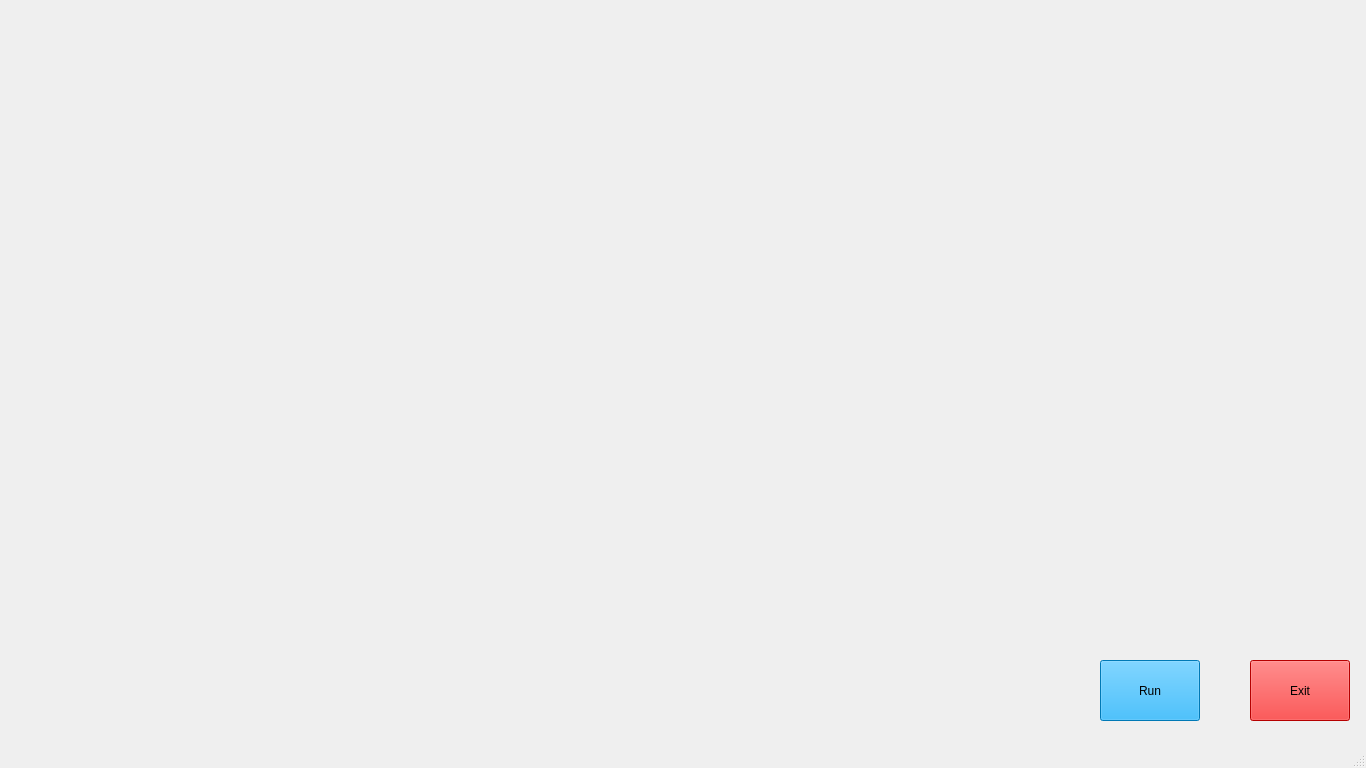
<?xml version="1.0" encoding="UTF-8"?>
<ui version="4.0">
 <class>hicuteUi</class>
 <widget class="QMainWindow" name="hicuteUi">
  <property name="windowModality">
   <enum>Qt::WindowModal</enum>
  </property>
  <property name="enabled">
   <bool>true</bool>
  </property>
  <property name="geometry">
   <rect>
    <x>0</x>
    <y>0</y>
    <width>1366</width>
    <height>768</height>
   </rect>
  </property>
  <property name="windowTitle">
   <string>HICUTE - 6A2 CHU VĂN AN</string>
  </property>
  <widget class="QWidget" name="centralwidget">
   <widget class="QLabel" name="label">
    <property name="geometry">
     <rect>
      <x>0</x>
      <y>-20</y>
      <width>1366</width>
      <height>768</height>
     </rect>
    </property>
    <property name="autoFillBackground">
     <bool>false</bool>
    </property>
    <property name="text">
     <string/>
    </property>
    <property name="pixmap">
     <pixmap>Images/Wallpaper.gif</pixmap>
    </property>
    <property name="scaledContents">
     <bool>true</bool>
    </property>
   </widget>
   <widget class="QPushButton" name="pushButton">
    <property name="geometry">
     <rect>
      <x>1100</x>
      <y>660</y>
      <width>100</width>
      <height>61</height>
     </rect>
    </property>
    <property name="styleSheet">
     <string notr="true">background-color: rgb(0, 170, 255);
font: 75 18pt &quot;MS Shell Dlg 2&quot;;</string>
    </property>
    <property name="text">
     <string>Run</string>
    </property>
   </widget>
   <widget class="QPushButton" name="pushButton_2">
    <property name="geometry">
     <rect>
      <x>1250</x>
      <y>660</y>
      <width>100</width>
      <height>61</height>
     </rect>
    </property>
    <property name="styleSheet">
     <string notr="true">background-color:rgb(255, 0, 0);
font: 75 18pt &quot;MS Shell Dlg 2&quot;;</string>
    </property>
    <property name="text">
     <string>Exit</string>
    </property>
   </widget>
   <widget class="QLabel" name="label_2">
    <property name="geometry">
     <rect>
      <x>1100</x>
      <y>0</y>
      <width>271</width>
      <height>191</height>
     </rect>
    </property>
    <property name="styleSheet">
     <string notr="true">background-color:transparent;
border-radius: None;</string>
    </property>
    <property name="text">
     <string/>
    </property>
    <property name="pixmap">
     <pixmap>Images/unnamed.gif</pixmap>
    </property>
    <property name="scaledContents">
     <bool>true</bool>
    </property>
   </widget>
   <widget class="QTextBrowser" name="textBrowser">
    <property name="geometry">
     <rect>
      <x>0</x>
      <y>0</y>
      <width>291</width>
      <height>61</height>
     </rect>
    </property>
    <property name="font">
     <font>
      <family>MS Shell Dlg 2</family>
      <pointsize>16</pointsize>
      <weight>9</weight>
      <italic>false</italic>
      <bold>false</bold>
     </font>
    </property>
    <property name="mouseTracking">
     <bool>false</bool>
    </property>
    <property name="acceptDrops">
     <bool>true</bool>
    </property>
    <property name="styleSheet">
     <string notr="true">font: 75 16pt &quot;MS Shell Dlg 2&quot;;
background-color:transparent;
border-radius:none;</string>
    </property>
   </widget>
   <widget class="QTextBrowser" name="textBrowser_2">
    <property name="geometry">
     <rect>
      <x>350</x>
      <y>0</y>
      <width>291</width>
      <height>61</height>
     </rect>
    </property>
    <property name="font">
     <font>
      <family>MS Shell Dlg 2</family>
      <pointsize>16</pointsize>
      <weight>9</weight>
      <italic>false</italic>
      <bold>false</bold>
     </font>
    </property>
    <property name="styleSheet">
     <string notr="true">font: 75 16pt &quot;MS Shell Dlg 2&quot;;
background-color:transparent;
border-radius:none;</string>
    </property>
   </widget>
  </widget>
  <widget class="QMenuBar" name="menubar">
   <property name="geometry">
    <rect>
     <x>0</x>
     <y>0</y>
     <width>1366</width>
     <height>26</height>
    </rect>
   </property>
  </widget>
  <widget class="QStatusBar" name="statusbar"/>
 </widget>
 <resources/>
 <connections/>
</ui>
